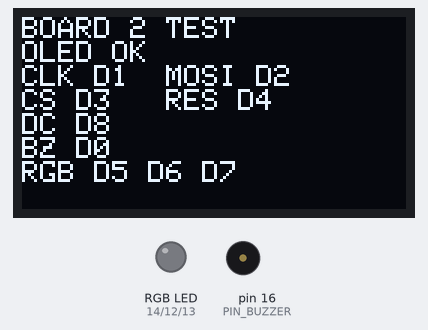
Simulated run of this sketch. Board: Arduino Uno, built with avr-gcc and run on an emulated ATmega328P. Shown: 128×64 one-colour display, an RGB LED mixed from three pins (HIGH = lit), buzzer (waves = sounding, pin HIGH). What the sketch prints to the serial monitor is not drawn.

Above: at 0.1 s.
At 2.8 s:
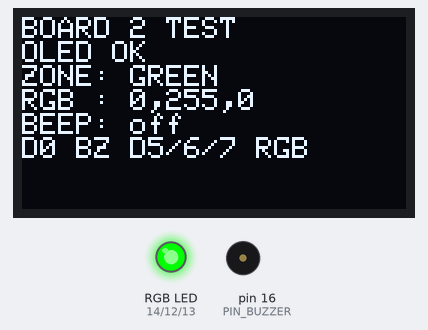
At 6.1 s:
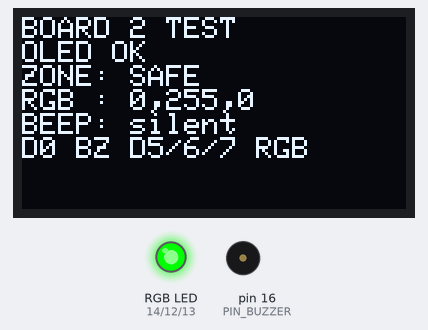
At 7.8 s:
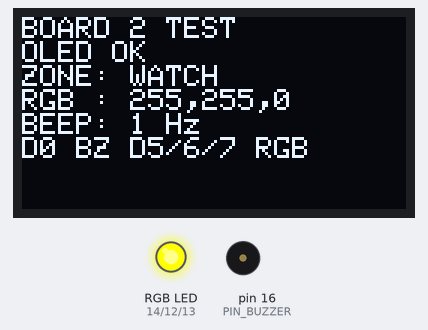
At 10.7 s:
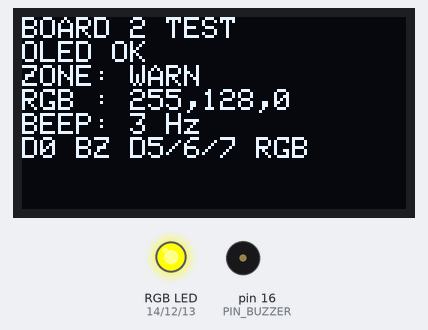
At 13.6 s:
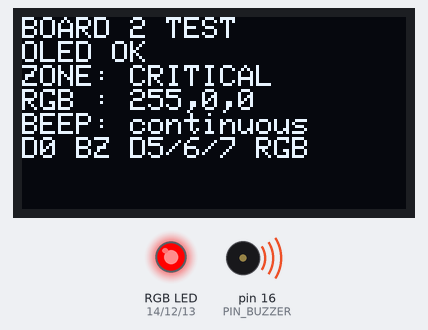
Timing chart, 0 to 40.0 s (numbered marks = the images above):
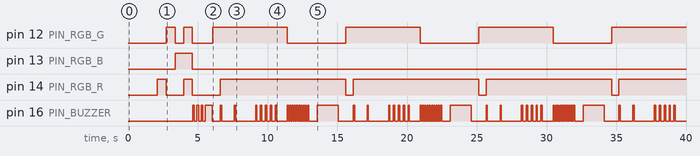

Measured:
- by itself, pin 12 (PIN_RGB_G): goes LOW 0.64 s, HIGH 0.60 s, LOW 1.5 s, 3 × (HIGH 5.4 s, LOW 4.2 s), then HIGH
- by itself, pin 14 (PIN_RGB_R): goes LOW 1.3 s, HIGH 0.60 s, LOW 2.0 s, 3 × (HIGH 9.0 s, LOW 0.54 s), then HIGH
- by itself, pin 16 (PIN_BUZZER): HIGH → LOW at 4.8 s, → HIGH 0.18 s later, → LOW 0.12 s later, → HIGH 0.18 s later, … (129 changes in this stretch)
- what the display in image 1 shows lasts 0.7 s, from 2.7 s to 3.4 s
- what the display in image 2 shows lasts 0.5 s, from 6.1 s to 6.6 s
- what the display in image 3 shows lasts 2.5 s, from 6.6 s to 9.1 s
- what the display in image 4 shows lasts 2.3 s, from 9.1 s to 11.4 s

The sketch:

board2_test.ino
```cpp
/*
 * ============================================================================
 *  BOARD 2 - DISPLAY AND ALERT NODE TEST SKETCH
 * ============================================================================
 *
 *  Boards: NodeMCU 1.0 (ESP-12E Module), ESP8266 core 3.1.2
 *  Purpose: Prove the OLED, RGB LED and buzzer work before adding ESP-NOW.
 *
 *  Hardware connected to this board
 *  --------------------------------
 *    0.96" 128x64 SSD1306 OLED, 7-pin SPI version
 *    Active buzzer
 *    Common-anode RGB LED driven by 3x logic-level N-channel MOSFETs
 *
 *  Wiring, NodeMCU label -> ESP8266 GPIO
 *  -------------------------------------
 *    OLED GND         -> GND
 *    OLED VCC         -> 3V3
 *    OLED D0 / SCK    -> D1  / GPIO5
 *    OLED D1 / MOSI   -> D2  / GPIO4
 *    OLED CS          -> D3  / GPIO0   (plus 10k pull-up to 3V3)
 *    OLED RES         -> D4  / GPIO2   (plus 10k pull-up to 3V3)
 *    OLED DC          -> D8  / GPIO15
 *
 *    Buzzer +         -> D0  / GPIO16
 *    Buzzer -         -> GND
 *
 *    RGB common anode -> external +5V
 *    RGB R channel    -> MOSFET drain; gate -> D5 / GPIO14 via 100R
 *    RGB G channel    -> MOSFET drain; gate -> D6 / GPIO12 via 100R
 *    RGB B channel    -> MOSFET drain; gate -> D7 / GPIO13 via 100R
 *    Every MOSFET gate -> 10k to GND
 *    Every MOSFET source -> GND (common ground with the NodeMCU)
 *
 *  Important warnings
 *  ------------------
 *    - The OLED pins labelled D0 and D1 are NOT the NodeMCU pins D0 and D1.
 *      OLED D0 is the clock and goes to NodeMCU D1. OLED D1 is data and goes
 *      to NodeMCU D2.
 *    - D3 / GPIO0 must be HIGH at boot, hence the 10k CS pull-up.
 *    - D4 / GPIO2 must be HIGH at boot, hence the 10k RES pull-up.
 *    - D8 / GPIO15 must be LOW at boot, which the OLED DC pin tolerates.
 *    - The buzzer is wired directly to D0. That is safe only for an active
 *      3.3V buzzer that draws 10 mA or less. A louder 5V buzzer needs a
 *      transistor driver; otherwise it may damage the ESP pin.
 *
 *  Serial monitor
 *  --------------
 *    115200 baud. The sketch prints each zone and RGB value it tests.
 *
 *  Libraries
 *  ---------
 *    Adafruit SSD1306
 *    Adafruit GFX
 * ============================================================================
 */

#include <Adafruit_GFX.h>
#include <Adafruit_SSD1306.h>

// ---------------------------------------------------------------------------
// Display geometry
// ---------------------------------------------------------------------------
const int SCREEN_WIDTH = 128;
const int SCREEN_HEIGHT = 64;

// ---------------------------------------------------------------------------
// Pin map. The number is the ESP8266 GPIO number, not the NodeMCU label.
// ---------------------------------------------------------------------------
const uint8_t PIN_OLED_SCK = 5;     // D1 / GPIO5  - OLED SPI clock
const uint8_t PIN_OLED_MOSI = 4;    // D2 / GPIO4  - OLED SPI data
const uint8_t PIN_OLED_CS = 0;      // D3 / GPIO0  - OLED chip select, 10k pull-up
const uint8_t PIN_OLED_RES = 2;     // D4 / GPIO2  - OLED reset, 10k pull-up
const uint8_t PIN_OLED_DC = 15;     // D8 / GPIO15 - OLED data/command select
const uint8_t PIN_BUZZER = 16;      // D0 / GPIO16 - active buzzer (no PWM)
const uint8_t PIN_RGB_R = 14;       // D5 / GPIO14 - red MOSFET gate
const uint8_t PIN_RGB_G = 12;       // D6 / GPIO12 - green MOSFET gate
const uint8_t PIN_RGB_B = 13;       // D7 / GPIO13 - blue MOSFET gate

// ---------------------------------------------------------------------------
// SSD1306 display object
// ---------------------------------------------------------------------------
// This is the SOFTWARE SPI constructor. The argument order is important:
//
//     Adafruit_SSD1306(width, height, mosi, clk, dc, rst, cs)
//
// The OLED is a 7-pin SPI module, not an I2C module. Do not use the I2C
// constructor and do not connect it to the I2C pins.
// ---------------------------------------------------------------------------
Adafruit_SSD1306 display(SCREEN_WIDTH, SCREEN_HEIGHT,
                         PIN_OLED_MOSI, PIN_OLED_SCK,
                         PIN_OLED_DC, PIN_OLED_RES, PIN_OLED_CS);

// ---------------------------------------------------------------------------
// setColor()
// ---------------------------------------------------------------------------
// PWM values for the three MOSFET gates:
//   0   = off
//   255 = full brightness
//
// Assumes a common-anode RGB with low-side N-channel MOSFETs, so a HIGH gate
// turns that colour ON. If the colours are inverted, check the common wire
// polarity and the MOSFET wiring.
// ---------------------------------------------------------------------------
void setColor(uint8_t r, uint8_t g, uint8_t b) {
  analogWrite(PIN_RGB_R, r);
  analogWrite(PIN_RGB_G, g);
  analogWrite(PIN_RGB_B, b);
}

// ---------------------------------------------------------------------------
// showStatus()
// ---------------------------------------------------------------------------
// Draws a simple status screen on the OLED:
//   - which zone is being simulated
//   - the RGB values being sent to the LED
//   - the buzzer pattern name
//   - the wiring reminder
//
// display.display() is the call that actually pushes the buffer to the panel;
// without it the screen stays unchanged.
// ---------------------------------------------------------------------------
void showStatus(const char *zone, uint8_t r, uint8_t g, uint8_t b, const char *beep) {
  display.clearDisplay();                 // clear the internal pixel buffer
  display.setTextSize(1);                 // 6x8 pixel characters
  display.setTextColor(SSD1306_WHITE);    // monochrome panel: on or off
  display.setCursor(0, 0);                // top-left corner
  display.println("BOARD 2 TEST");
  display.println("OLED OK");
  display.print("ZONE: ");
  display.println(zone);
  display.print("RGB : ");
  display.print(r);
  display.print(",");
  display.print(g);
  display.print(",");
  display.println(b);
  display.print("BEEP: ");
  display.println(beep);
  display.println("D0 BZ D5/6/7 RGB");
  display.display();                      // send the buffer to the OLED
}

// ---------------------------------------------------------------------------
// beepPattern()
// ---------------------------------------------------------------------------
// Repeats an on/off buzzer pattern until totalMs has elapsed.
// Example: beepPattern(100, 900, 1500) is a 1 Hz beep for 1.5 seconds.
//
// This function uses delay(), so it blocks the CPU. That is fine for this
// wiring test. The final firmware should use millis() timing instead so the
// ESP-NOW link and display never pause.
// ---------------------------------------------------------------------------
void beepPattern(uint16_t onMs, uint16_t offMs, uint16_t totalMs) {
  unsigned long start = millis();

  while (millis() - start < totalMs) {
    digitalWrite(PIN_BUZZER, HIGH);   // active buzzer sounds
    delay(onMs);
    digitalWrite(PIN_BUZZER, LOW);    // active buzzer silent
    delay(offMs);
  }

  // Always leave the buzzer off when the pattern ends.
  digitalWrite(PIN_BUZZER, LOW);
}

// ---------------------------------------------------------------------------
// beepContinuous()
// ---------------------------------------------------------------------------
// Holds the buzzer on for totalMs, then turns it off. Used for the CRITICAL
// zone. This is blocking, which is acceptable in this test sketch.
// ---------------------------------------------------------------------------
void beepContinuous(uint16_t totalMs) {
  digitalWrite(PIN_BUZZER, HIGH);
  delay(totalMs);
  digitalWrite(PIN_BUZZER, LOW);
}

// ---------------------------------------------------------------------------
// runStep()
// ---------------------------------------------------------------------------
// Runs one zone test:
//   1. prints the zone and RGB values to the serial monitor
//   2. updates the OLED
//   3. sets the RGB LED
//   4. plays the buzzer pattern
//   5. waits 500 ms before the next step
//
// totalMs == 0 means silent. offMs == 0 with totalMs > 0 means continuous.
// ---------------------------------------------------------------------------
void runStep(const char *zone, uint8_t r, uint8_t g, uint8_t b,
             uint16_t onMs, uint16_t offMs, uint16_t totalMs, const char *beepLabel) {
  Serial.print("ZONE ");
  Serial.print(zone);
  Serial.print(" RGB ");
  Serial.print(r);
  Serial.print(",");
  Serial.print(g);
  Serial.print(",");
  Serial.println(b);

  showStatus(zone, r, g, b, beepLabel);
  setColor(r, g, b);

  if (totalMs > 0) {
    if (offMs == 0) {
      beepContinuous(totalMs);        // continuous tone
    } else {
      beepPattern(onMs, offMs, totalMs); // pulsed tone
    }
  } else {
    digitalWrite(PIN_BUZZER, LOW);    // silent zone
  }

  delay(500);                         // small pause so the colour is visible
}

// ---------------------------------------------------------------------------
// setup()
// ---------------------------------------------------------------------------
// Runs once after reset. It sets pin directions, initialises the OLED, shows
// the wiring page for two seconds, then runs RGB and buzzer self-tests.
// ---------------------------------------------------------------------------
void setup() {
  Serial.begin(115200);

  // Buzzer first: drive it LOW before making it an output so it cannot
  // chirp during boot.
  pinMode(PIN_BUZZER, OUTPUT);
  digitalWrite(PIN_BUZZER, LOW);

  // RGB MOSFET gates are PWM outputs; start with all channels off.
  pinMode(PIN_RGB_R, OUTPUT);
  pinMode(PIN_RGB_G, OUTPUT);
  pinMode(PIN_RGB_B, OUTPUT);
  setColor(0, 0, 0);

  Serial.println();
  Serial.println("BOARD2 TEST");
  Serial.println("OLED D1/D2/D3/D4/D8 BZ D0 RGB D5/D6/D7");

  // SSD1306_SWITCHCAPVCC enables the display's internal charge pump.
  // If the panel stays blank, check the 7-pin wiring first, then try
  // SSD1306_EXTERNALVCC if your module expects an external VCC.
  if (!display.begin(SSD1306_SWITCHCAPVCC)) {
    Serial.println("OLED init failed");
    while (true) {
      delay(1000);                    // stop here so the error is obvious
    }
  }

  // Static wiring page. If this text appears, SPI and the OLED are working.
  display.clearDisplay();
  display.setTextSize(1);
  display.setTextColor(SSD1306_WHITE);
  display.setCursor(0, 0);
  display.println("BOARD 2 TEST");
  display.println("OLED OK");
  display.println("CLK D1  MOSI D2");
  display.println("CS D3   RES D4");
  display.println("DC D8");
  display.println("BZ D0");
  display.println("RGB D5 D6 D7");
  display.display();
  delay(2000);

  // RGB colour sweep. Each colour should be pure; if red and green are
  // swapped, the channel wiring or the PIN_RGB_* constants are wrong.
  const char *colors[] = {"RED", "GREEN", "BLUE", "WHITE"};
  const uint8_t rgb[][3] = {{255, 0, 0}, {0, 255, 0}, {0, 0, 255}, {255, 255, 255}};

  for (uint8_t i = 0; i < 4; i++) {
    Serial.print("RGB ");
    Serial.println(colors[i]);
    showStatus(colors[i], rgb[i][0], rgb[i][1], rgb[i][2], "off");
    setColor(rgb[i][0], rgb[i][1], rgb[i][2]);
    delay(600);
  }
  setColor(0, 0, 0);

  // Buzzer self-test: three short beeps, then one continuous beep.
  Serial.println("BUZZER 3 short beeps");
  showStatus("BUZZER", 0, 0, 0, "3 short");
  beepPattern(120, 180, 900);

  Serial.println("BUZZER continuous 500 ms");
  beepContinuous(500);
}

// ---------------------------------------------------------------------------
// loop()
// ---------------------------------------------------------------------------
// Repeats the five alert zones forever so you can compare the OLED, RGB and
// buzzer. In the final firmware this loop will instead read the zone from the
// ESP-NOW packet sent by board 1; the colours and beep rates stay the same.
//
//   SAFE      green       silent
//   WATCH     yellow      1 beep per second
//   WARN      orange      about 3 beeps per second
//   CLOSE     red-orange  fast beeps
//   CRITICAL  red         continuous
// ---------------------------------------------------------------------------
void loop() {
  runStep("SAFE", 0, 255, 0, 0, 0, 0, "silent");
  runStep("WATCH", 255, 255, 0, 100, 900, 1500, "1 Hz");
  runStep("WARN", 255, 128, 0, 100, 250, 1500, "3 Hz");
  runStep("CLOSE", 255, 40, 0, 80, 80, 1500, "fast");
  runStep("CRITICAL", 255, 0, 0, 0, 0, 1500, "continuous");
}
```
